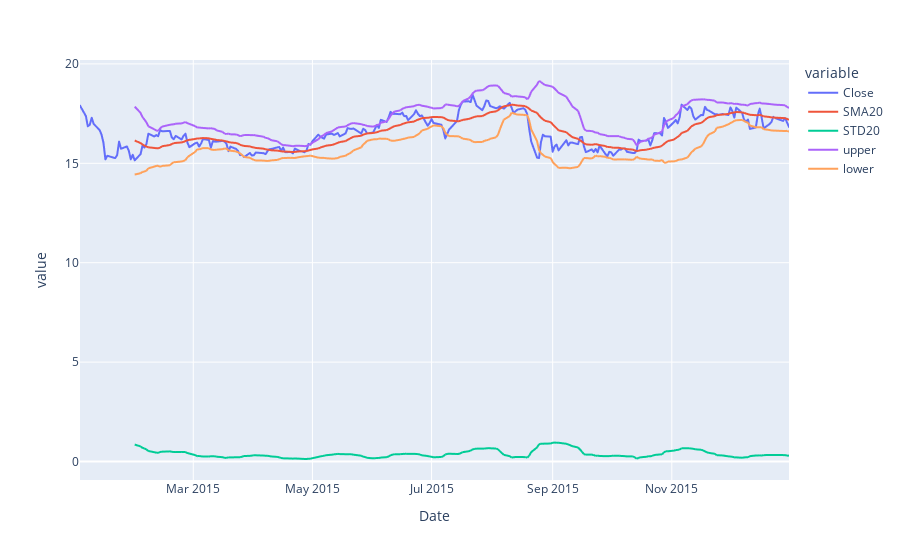

This figure's notebook cell:
### Code cell
boll = bank_stocks['BAC']['Close'].loc['2015-01-01':'2016-01-01']
df = pd.DataFrame({'Close':boll})

df['SMA20'] = df['Close'].rolling(20).mean()
df['STD20'] = df['Close'].rolling(20).std()
df['upper'] = df['SMA20'] + 2 * df['STD20'] 
df['lower'] = df['SMA20'] - 2 * df['STD20'] 
fig = px.line(df)
fig.show()

### Figure 1 — Plotly figure (JSON) as saved in the notebook; plotly's stock layout.template omitted (floating-point values rounded to 4 significant figures; data arrays with more than 128 entries replaced by an {"elided": "..."} marker saying what was removed)
{"data": [{"hovertemplate": "variable=Close<br>Date=%{x}<br>value=%{y}<extra></extra>", "legendgroup": "Close", "line": {"color": "#636efa", "dash": "solid"}, "marker": {"symbol": "circle"}, "mode": "lines", "name": "Close", "showlegend": true, "type": "scattergl", "x": {"elided": "252 str values"}, "xaxis": "x", "y": {"elided": "252 float values"}, "yaxis": "y"}, {"hovertemplate": "variable=SMA20<br>Date=%{x}<br>value=%{y}<extra></extra>", "legendgroup": "SMA20", "line": {"color": "#EF553B", "dash": "solid"}, "marker": {"symbol": "circle"}, "mode": "lines", "name": "SMA20", "showlegend": true, "type": "scattergl", "x": {"elided": "252 str values"}, "xaxis": "x", "y": {"elided": "252 float values"}, "yaxis": "y"}, {"hovertemplate": "variable=STD20<br>Date=%{x}<br>value=%{y}<extra></extra>", "legendgroup": "STD20", "line": {"color": "#00cc96", "dash": "solid"}, "marker": {"symbol": "circle"}, "mode": "lines", "name": "STD20", "showlegend": true, "type": "scattergl", "x": {"elided": "252 str values"}, "xaxis": "x", "y": {"elided": "252 float values"}, "yaxis": "y"}, {"hovertemplate": "variable=upper<br>Date=%{x}<br>value=%{y}<extra></extra>", "legendgroup": "upper", "line": {"color": "#ab63fa", "dash": "solid"}, "marker": {"symbol": "circle"}, "mode": "lines", "name": "upper", "showlegend": true, "type": "scattergl", "x": {"elided": "252 str values"}, "xaxis": "x", "y": {"elided": "252 float values"}, "yaxis": "y"}, {"hovertemplate": "variable=lower<br>Date=%{x}<br>value=%{y}<extra></extra>", "legendgroup": "lower", "line": {"color": "#FFA15A", "dash": "solid"}, "marker": {"symbol": "circle"}, "mode": "lines", "name": "lower", "showlegend": true, "type": "scattergl", "x": {"elided": "252 str values"}, "xaxis": "x", "y": {"elided": "252 float values"}, "yaxis": "y"}], "layout": {"legend": {"title": {"text": "variable"}, "tracegroupgap": 0}, "margin": {"t": 60}, "xaxis": {"anchor": "y", "domain": [0, 1], "title": {"text": "Date"}}, "yaxis": {"anchor": "x", "domain": [0, 1], "title": {"text": "value"}}}}
